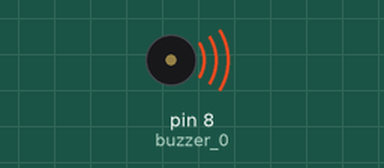
Recording of a sketch running on a simulated Arduino Uno, built with avr-gcc and run on an emulated ATmega328P. Parts: buzzer (waves = sounding).

Above: at 0.1 s.
At 34.3 s:
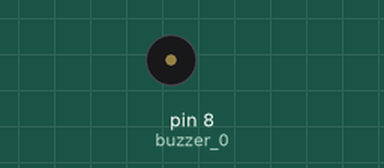
Timing chart, 0 to 40.0 s (numbered marks = the images above):
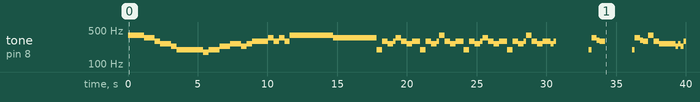

Measured:
- by itself, tone on pin 8 (buzzer_0): plays 392 Hz for 1.2 s, 349 Hz for 0.77 s, 293 Hz for 0.39 s, 261 Hz for 0.77 s, 233 Hz for 0.39 s, 196 Hz for 1.9 s … (68 notes in this stretch)

The sketch:

ShinnTaKaRaJiMa.ino
```cpp
int buzzer_0 = 8;

void setup() {
    pinMode(buzzer_0, OUTPUT);
}

void loop() {
    tone(buzzer_0, 392, 1160);
    delay(1160);
    tone(buzzer_0, 349, 770);
    delay(770);
    tone(buzzer_0, 293, 390);
    delay(390);
    tone(buzzer_0, 261, 770);
    delay(770);
    tone(buzzer_0, 233, 390);
    delay(390);
    tone(buzzer_0, 196, 770);
    delay(770);
    tone(buzzer_0, 196, 770);
    delay(770);
    tone(buzzer_0, 196, 390);
    delay(390);
    tone(buzzer_0, 175, 390);
    delay(390);
    tone(buzzer_0, 196, 770);
    delay(770);
    tone(buzzer_0, 233, 770);
    delay(770);
    tone(buzzer_0, 261, 770);
    delay(770);
    tone(buzzer_0, 233, 390);
    delay(390);
    tone(buzzer_0, 261, 390);
    delay(390);
    tone(buzzer_0, 293, 770);
    delay(770);
    tone(buzzer_0, 293, 390);
    delay(390);
    tone(buzzer_0, 349, 390);
    delay(390);
    tone(buzzer_0, 293, 390);
    delay(390);
    tone(buzzer_0, 349, 390);
    delay(390);
    tone(buzzer_0, 293, 390);
    delay(390);
    tone(buzzer_0, 392, 3110);
    delay(3110);
    tone(buzzer_0, 349, 3110);
    delay(3110);
    tone(buzzer_0, 196, 390);
    delay(390);
    tone(buzzer_0, 293, 390);
    delay(390);
    tone(buzzer_0, 261, 390);
    delay(390);
    tone(buzzer_0, 293, 195);
    delay(195);
    tone(buzzer_0, 349, 390);
    delay(390);
    tone(buzzer_0, 293, 390);
    delay(390);
    tone(buzzer_0, 261, 390);
    delay(390);
    tone(buzzer_0, 293, 390);
    delay(390);
    tone(buzzer_0, 293, 195);
    delay(195);
    tone(buzzer_0, 196, 390);
    delay(390);
    tone(buzzer_0, 293, 390);
    delay(390);
    tone(buzzer_0, 261, 390);
    delay(390);
    tone(buzzer_0, 293, 195);
    delay(195);
    tone(buzzer_0, 392, 390);
    delay(390);
    tone(buzzer_0, 293, 390);
    delay(390);
    tone(buzzer_0, 261, 390);
    delay(390);
    tone(buzzer_0, 293, 390);
    delay(390);
    tone(buzzer_0, 293, 195);
    delay(195);
    tone(buzzer_0, 196, 390);
    delay(390);
    tone(buzzer_0, 293, 390);
    delay(390);
    tone(buzzer_0, 261, 390);
    delay(390);
    tone(buzzer_0, 293, 195);
    delay(195);
    tone(buzzer_0, 349, 390);
    delay(390);
    tone(buzzer_0, 293, 390);
    delay(390);
    tone(buzzer_0, 261, 390);
    delay(390);
    tone(buzzer_0, 293, 390);
    delay(390);
    tone(buzzer_0, 293, 195);
    delay(195);
    tone(buzzer_0, 196, 390);
    delay(390);
    tone(buzzer_0, 293, 390);
    delay(390);
    tone(buzzer_0, 261, 390);
    delay(390);
    tone(buzzer_0, 293, 195);
    delay(195);
    tone(buzzer_0, 392, 390);
    delay(390);
    tone(buzzer_0, 293, 390);
    delay(390);
    tone(buzzer_0, 261, 390);
    delay(390);
    tone(buzzer_0, 293, 390);
    delay(390);
    tone(buzzer_0, 293, 195);
    delay(195);
    tone(buzzer_0, 261, 195);
    delay(195);
    tone(buzzer_0, 293, 195);
    delay(195);
    delay(2330);
    tone(buzzer_0, 196, 195);
    delay(195);
    tone(buzzer_0, 349, 390);
    delay(390);
    tone(buzzer_0, 311, 195);
    delay(195);
    tone(buzzer_0, 293, 390);
    delay(390);
    delay(1940);
    tone(buzzer_0, 196, 195);
    delay(195);
    tone(buzzer_0, 349, 390);
    delay(390);
    tone(buzzer_0, 311, 195);
    delay(195);
    tone(buzzer_0, 293, 390);
    delay(390);
    tone(buzzer_0, 392, 390);
    delay(390);
    tone(buzzer_0, 293, 390);
    delay(390);
    tone(buzzer_0, 261, 390);
    delay(390);
    tone(buzzer_0, 261, 580);
    delay(580);
    tone(buzzer_0, 261, 190);
    delay(190);
    tone(buzzer_0, 233, 190);
    delay(190);
    tone(buzzer_0, 261, 190);
    delay(190);
    tone(buzzer_0, 233, 190);
    delay(190);
    tone(buzzer_0, 293, 190);
    delay(190);
    delay(2530);
    tone(buzzer_0, 293, 190);
    delay(190);
    tone(buzzer_0, 261, 190);
    delay(190);
    tone(buzzer_0, 293, 390);
    delay(390);
    delay(1750);
    tone(buzzer_0, 196, 190);
    delay(190);
    tone(buzzer_0, 196, 190);
    delay(190);
    tone(buzzer_0, 349, 390);
    delay(390);
    tone(buzzer_0, 311, 190);
    delay(190);
    tone(buzzer_0, 293, 390);
    delay(390);
    delay(1750);
    tone(buzzer_0, 196, 190);
    delay(190);
    tone(buzzer_0, 196, 190);
    delay(190);
    tone(buzzer_0, 349, 390);
    delay(390);
    tone(buzzer_0, 311, 190);
    delay(190);
    tone(buzzer_0, 293, 390);
    delay(390);
    tone(buzzer_0, 392, 390);
    delay(390);
    tone(buzzer_0, 293, 390);
    delay(390);
    tone(buzzer_0, 261, 390);
    delay(390);
    tone(buzzer_0, 261, 280);
    delay(280);
    tone(buzzer_0, 261, 190);
    delay(190);
    tone(buzzer_0, 233, 190);
    delay(190);
    tone(buzzer_0, 261, 190);
    delay(190);
    tone(buzzer_0, 233, 190);
    delay(190);
    tone(buzzer_0, 233, 390);
    delay(390);
    tone(buzzer_0, 196, 390);
    delay(390);
    tone(buzzer_0, 196, 580);
    delay(580);
    tone(buzzer_0, 196, 190);
    delay(190);
    tone(buzzer_0, 196, 580);
    delay(580);
    tone(buzzer_0, 175, 190);
    delay(190);
    tone(buzzer_0, 196, 190);
    delay(190);
    tone(buzzer_0, 233, 190);
    delay(190);
    tone(buzzer_0, 261, 190);
    delay(190);
    tone(buzzer_0, 293, 190);
    delay(190);
    tone(buzzer_0, 349, 190);
    delay(190);
    tone(buzzer_0, 392, 190);
    delay(190);
    tone(buzzer_0, 349, 390);
    delay(390);
    tone(buzzer_0, 349, 390);
    delay(390);
    tone(buzzer_0, 349, 390);
    delay(390);
    tone(buzzer_0, 349, 390);
    delay(390);
    tone(buzzer_0, 349, 390);
    delay(390);
    tone(buzzer_0, 440, 390);
    delay(390);
    tone(buzzer_0, 440, 390);
    delay(390);
    tone(buzzer_0, 466, 770);
    delay(770);
    tone(buzzer_0, 349, 390);
    delay(390);
    tone(buzzer_0, 349, 390);
    delay(390);
    tone(buzzer_0, 349, 190);
    delay(190);
    tone(buzzer_0, 311, 390);
    delay(390);
    tone(buzzer_0, 293, 970);
    delay(970);
    tone(buzzer_0, 293, 770);
    delay(770);
    tone(buzzer_0, 233, 390);
    delay(390);
    tone(buzzer_0, 293, 390);
    delay(390);
    tone(buzzer_0, 233, 190);
    delay(190);
    tone(buzzer_0, 293, 390);
    delay(390);
    tone(buzzer_0, 261, 980);
    delay(980);
    tone(buzzer_0, 293, 770);
    delay(770);
    tone(buzzer_0, 233, 190);
    delay(190);
    tone(buzzer_0, 233, 390);
    delay(390);
    tone(buzzer_0, 233, 190);
    delay(190);
    tone(buzzer_0, 233, 770);
    delay(770);
    delay(1160);
    tone(buzzer_0, 349, 390);
    delay(390);
    tone(buzzer_0, 349, 390);
    delay(390);
    tone(buzzer_0, 349, 390);
    delay(390);
    tone(buzzer_0, 349, 390);
    delay(390);
    tone(buzzer_0, 349, 390);
    delay(390);
    tone(buzzer_0, 440, 390);
    delay(390);
    tone(buzzer_0, 440, 390);
    delay(390);
    tone(buzzer_0, 466, 770);
    delay(770);
    tone(buzzer_0, 349, 390);
    delay(390);
    tone(buzzer_0, 349, 390);
    delay(390);
    tone(buzzer_0, 349, 190);
    delay(190);
    tone(buzzer_0, 311, 390);
    delay(390);
    tone(buzzer_0, 293, 970);
    delay(970);
    tone(buzzer_0, 293, 770);
    delay(770);
    tone(buzzer_0, 233, 390);
    delay(390);
    tone(buzzer_0, 293, 390);
    delay(390);
    tone(buzzer_0, 233, 190);
    delay(190);
    tone(buzzer_0, 293, 390);
    delay(390);
    tone(buzzer_0, 261, 980);
    delay(980);
    delay(0);
    tone(buzzer_0, 293, 770);
    delay(770);
    tone(buzzer_0, 233, 190);
    delay(190);
    tone(buzzer_0, 233, 390);
    delay(390);
    tone(buzzer_0, 233, 190);
    delay(190);
    tone(buzzer_0, 293, 770);
    delay(770);
    tone(buzzer_0, 233, 190);
    delay(190);
    tone(buzzer_0, 233, 190);
    delay(190);
    tone(buzzer_0, 233, 190);
    delay(190);
    tone(buzzer_0, 261, 190);
    delay(190);
    tone(buzzer_0, 233, 190);
    delay(190);
    tone(buzzer_0, 293, 190);
    delay(190);
    tone(buzzer_0, 196, 390);
    delay(390);
    tone(buzzer_0, 293, 390);
    delay(390);
    tone(buzzer_0, 261, 390);
    delay(390);
    tone(buzzer_0, 293, 390);
    delay(390);
    tone(buzzer_0, 349, 390);
    delay(390);
    tone(buzzer_0, 293, 390);
    delay(390);
    tone(buzzer_0, 261, 390);
    delay(390);
    tone(buzzer_0, 293, 390);
    delay(390);
    tone(buzzer_0, 293, 190);
    delay(190);
    tone(buzzer_0, 196, 390);
    delay(390);
    tone(buzzer_0, 293, 390);
    delay(390);
    tone(buzzer_0, 261, 390);
    delay(390);
    tone(buzzer_0, 293, 390);
    delay(390);
    tone(buzzer_0, 392, 390);
    delay(390);
    tone(buzzer_0, 293, 390);
    delay(390);
    tone(buzzer_0, 261, 390);
    delay(390);
    tone(buzzer_0, 293, 390);
    delay(390);
    tone(buzzer_0, 293, 190);
    delay(190);
    tone(buzzer_0, 196, 390);
    delay(390);
    tone(buzzer_0, 293, 390);
    delay(390);
    tone(buzzer_0, 261, 390);
    delay(390);
    tone(buzzer_0, 293, 390);
    delay(390);
    tone(buzzer_0, 349, 390);
    delay(390);
    tone(buzzer_0, 293, 390);
    delay(390);
    tone(buzzer_0, 261, 390);
    delay(390);
    tone(buzzer_0, 293, 390);
    delay(390);
    tone(buzzer_0, 293, 190);
    delay(190);
    tone(buzzer_0, 196, 390);
    delay(390);
    tone(buzzer_0, 293, 390);
    delay(390);
    tone(buzzer_0, 261, 390);
    delay(390);
    tone(buzzer_0, 293, 390);
    delay(390);
    tone(buzzer_0, 392, 390);
    delay(390);
    tone(buzzer_0, 293, 390);
    delay(390);
    tone(buzzer_0, 261, 390);
    delay(390);
    tone(buzzer_0, 293, 390);
    delay(390);
    tone(buzzer_0, 293, 190);
    delay(190);
    tone(buzzer_0, 293, 190);
    delay(190);
    tone(buzzer_0, 261, 190);
    delay(190);
    tone(buzzer_0, 293, 390);
    delay(390);
    noTone(buzzer_0);
}
```
